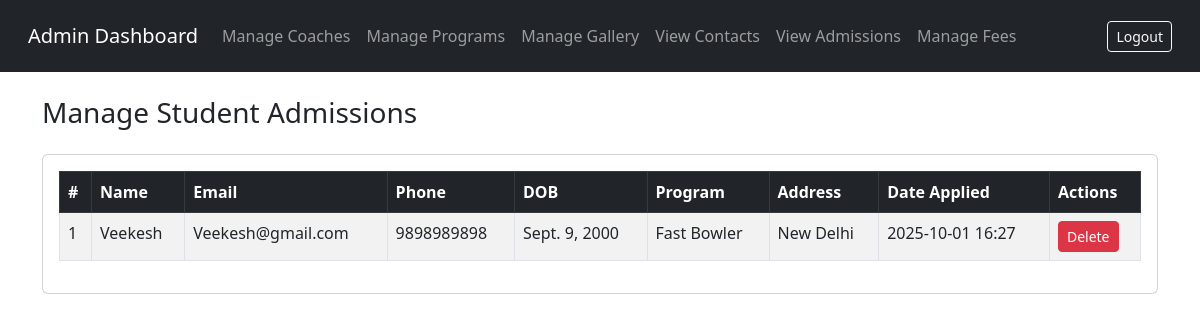
/admin-area/view-admissions/ (signed in), run on the app's committed database.
### core/models.py (models this page shows, shortened)
class Admission(models.Model):
    name = models.CharField(max_length=100)
    email = models.EmailField()
    phone = models.CharField(max_length=15)
    dob = models.DateField()
    address = models.TextField()
    program = models.ForeignKey(Program, on_delete=models.SET_NULL, null=True)
    date_applied = models.DateTimeField(auto_now_add=True)

class Program(models.Model):
    title = models.CharField(max_length=100)
    description = models.TextField()
    duration = models.CharField(max_length=50)
    picture = models.ImageField(upload_to='programs/')

### core/views.py (the view)
# urls.py: path('admin-area/view-admissions/', views.view_admissions, name='view_admissions'),
@login_required(login_url='admin_login')
@user_passes_test(is_admin)
def view_admissions(request):
    admissions = Admission.objects.all().order_by('-date_applied')
    return render(request, 'admin/view_admissions.html', {'admissions': admissions})

### core/views.py (called while the page is built)
def is_admin(user):
    return user.is_staff

### core/templates/admin/view_admissions.html (shortened to what this page needs)
{% include 'includes/admin_header.html' %}
<h3 class="mb-4">Manage Student Admissions</h3>
<div class="card">
  <div class="card-body">
    <table class="table table-bordered table-striped">
      <thead class="table-dark">
        <tr>
          <th>#</th>
          <th>Name</th>
          <th>Email</th>
          <th>Phone</th>
          <th>DOB</th>
          <th>Program</th>
          <th>Address</th>
          <th>Date Applied</th>
          <th>Actions</th>
        </tr>
      </thead>
      <tbody>
        {% for adm in admissions %}
        <tr>
          <td>{{ forloop.counter }}</td>
          <td>{{ adm.name }}</td>
          <td>{{ adm.email }}</td>
          <td>{{ adm.phone }}</td>
          <td>{{ adm.dob }}</td>
          <td>{{ adm.program.title }}</td>
          <td>{{ adm.address }}</td>
          <td>{{ adm.date_applied|date:"Y-m-d H:i" }}</td>
          <td>
            <a href="{% url 'delete_admission' adm.id %}" class="btn btn-sm btn-danger" onclick="return confirm('Delete this record?')">Delete</a>
          </td>
        </tr>
        {% empty %}
        <tr><td colspan="9" class="text-center">No admission records found.</td></tr>
        {% endfor %}
      </tbody>
    </table>
  </div>
</div>
{% include 'includes/admin_footer.html' %}

### data on the page
Admission: name "Veekesh", email "Veekesh@gmail.com", phone "9898989898", dob "Sept. 9, 2000", program "Fast Bowler", address "New Delhi", date_applied "2025-10-01 16:27"
